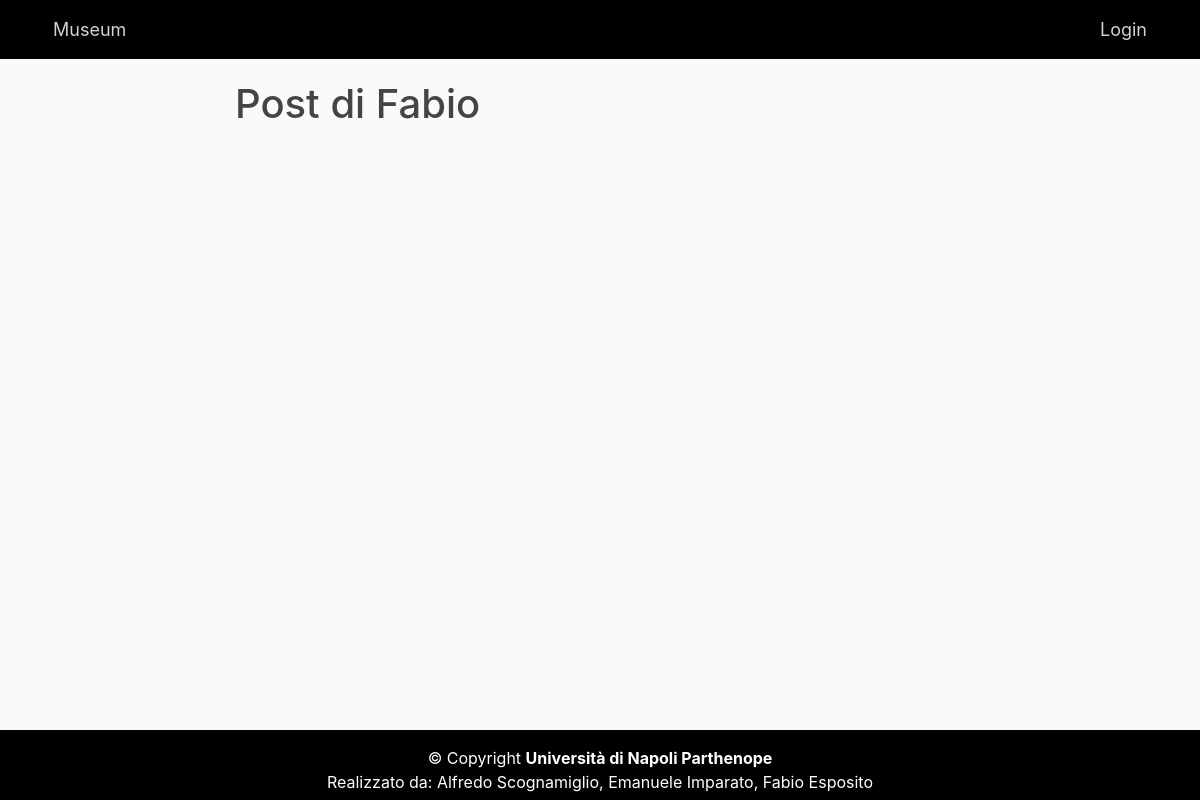
Before: /user/Fabio with the older database file.
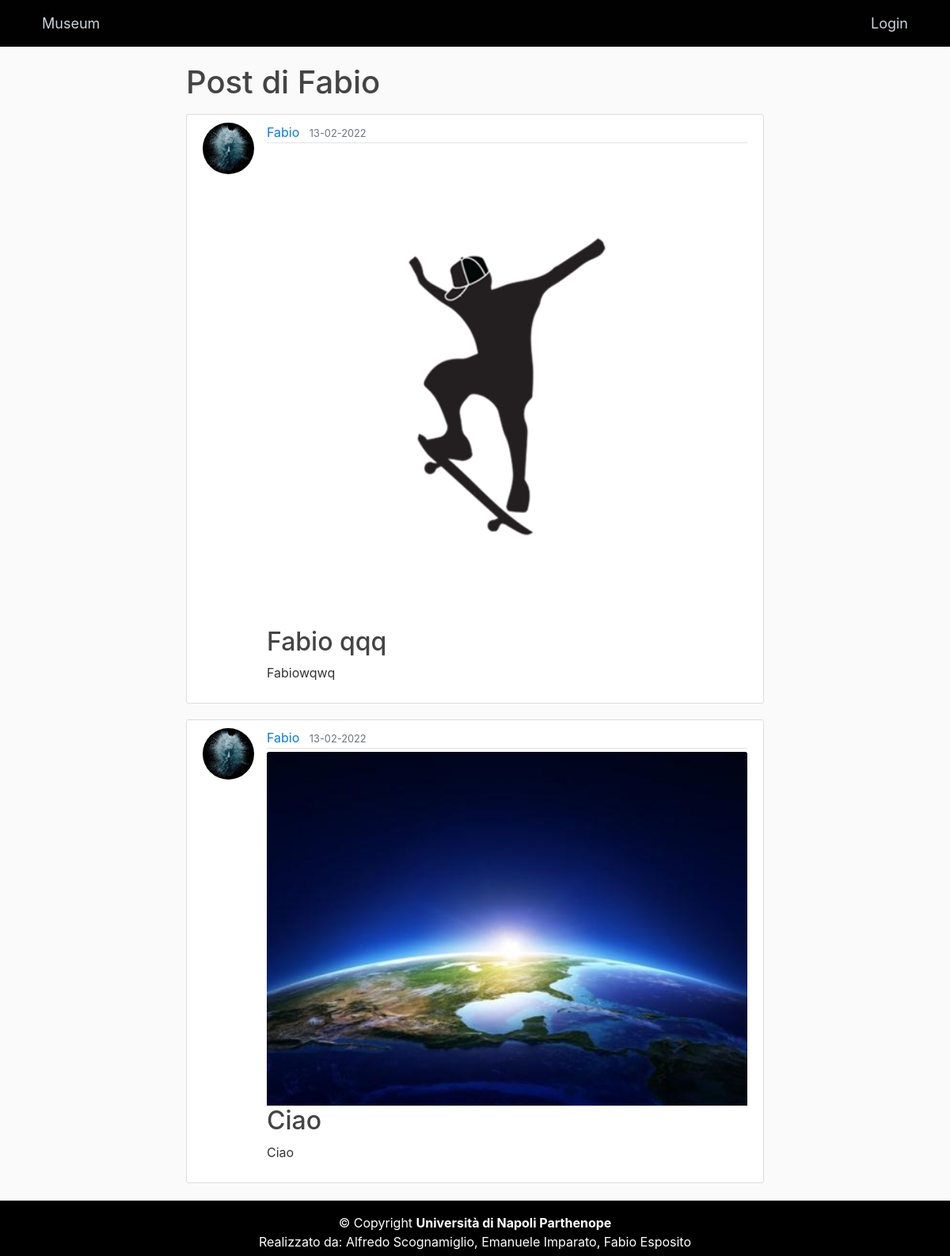
After: the same page with the newer database file.
### MuseumProject/models.py (models this page shows)
class Administrator(db.Model, UserMixin):
    id = db.Column(db.Integer,primary_key=True)
    first_name = db.Column(db.String(20), nullable=False)
    email = db.Column(db.String(45), unique=True, nullable=False)
    password = db.Column(db.String(45), nullable=False)
    image_file = db.Column(db.String(20), nullable=False, default='default.jpg')
    posts = db.relationship('Post', backref='poster', lazy=True)                                #Un Admin può inserire più post (Relazione 1:N)

class Post(db.Model):
    id = db.Column(db.Integer, primary_key=True)
    title = db.Column(db.String(100), nullable=False)
    descrizione = db.Column(db.Text, nullable=False)
    date_posted = db.Column(db.DateTime, nullable=False, default=datetime.utcnow)
    post_image = db.Column(db.String(20), nullable=False, default='defaultPNG.png')
    admin_id = db.Column(db.Integer, db.ForeignKey('administrator.id'), nullable=False)         #Chiave esterna che fa riferimento alla tab.Administrator

### MuseumProject/routes.py (the view)
@app.route("/user/<string:first_name>")
def admin_posts(first_name):
    admin = Administrator.query.filter_by(first_name=first_name).first_or_404()
    posts = Post.query.filter_by(poster=admin)
    return render_template('admin_posts.html', posts=posts, admin=admin)

### MuseumProject/templates/admin_posts.html
{% extends "layout.html" %}
{% block content %}
    <h1 class="mb-3">Post di {{ admin.first_name }}</h1>
    {% for post in posts %}
        <article class="media content-section">
            <img class="rounded-circle article-img" src="{{ url_for('static', filename='images/' + post.poster.image_file) }}">
            <div class="media-body">
                <div class="article-metadata">
                    <a class="mr-2" href="{{ url_for('admin_posts', first_name=post.poster.first_name) }}">{{ post.poster.first_name }}</a>
                    <small class="text-muted">{{ post.date_posted.strftime('%d-%m-%Y') }}</small>
                </div>
                <img src="{{ url_for('static', filename='images/' + post.post_image) }}" class="card-img-top">
                <h2><a class="article-title" href="{{ url_for('post', post_id=post.id) }}">{{ post.title }}</a></h2>
                <p class="article-content">{{ post.descrizione }}</p>
            </div>
            <br><br>
        </article>
    {% endfor %}
{% endblock content %}

### MuseumProject/templates/layout.html (shortened to what this page needs)
<!DOCTYPE html>
<html lang="it">
<head>
    <link rel="stylesheet" href="https://maxcdn.bootstrapcdn.com/bootstrap/4.0.0/css/bootstrap.min.css">
    <link rel="stylesheet" type="text/css" href="{{ url_for('static', filename='main.css') }}">
    <link rel="stylesheet" type="text/css" href="{{ url_for('static', filename='navbar.css') }}">
</head>
<body>
    <header class="site-header">
      <nav class="navbar-mia navbar-expand-md navbar-dark bg-steel fixed-top">
        <div class="container">
          <div class="collapse navbar-collapse" id="navbarToggle">
            <div class="navbar-nav mr-auto">
              <a class="nav-item nav-link" href="{{ url_for('home') }}">Museum</a>
            </div>
            <div class="navbar-nav">
                {% if current_user.is_authenticated %}
                    <a class="nav-item nav-link" href="{{ url_for('new_post') }}">New Post</a>
                    <a class="nav-item nav-link" href="{{ url_for('account') }}">Account</a>
                    <a class="nav-item nav-link" href="{{ url_for('logout') }}">Logout</a>
                {% else %}
                    <a class="nav-item nav-link" href="{{ url_for('login') }}">Login</a>
                {% endif %}
            </div>
          </div>
        </div>
      </nav>
    </header>
    <main role="main" class="container">
      <div class="row justify-content-center">
        <div class="col-md-8">
          {% block content %}{% endblock %}
        <br><br><br>
        </div>
      </div>
    </main>
        <footer class="w3-center w3-black w3-padding-16">
            <div class="copyright">
                 &copy; Copyright <strong><span>Università di Napoli Parthenope</span></strong>
            </div>
            <div>
                 Realizzato da: Alfredo Scognamiglio, Emanuele Imparato, Fabio Esposito
            </div>
        </footer>
</body>
</html>

### MuseumProject/static/main.css (style rules this page uses)
body { background: #fafafa; color: #333333; margin-top: 5rem; }
h1, h2, h3, h4, h5, h6 { color: #444444; }
.bg-steel { background-color: #5f788a; }
.site-header .navbar-nav .nav-link { color: #cbd5db; }
.content-section { background: #ffffff; padding: 10px 20px; border: 1px solid #dddddd; border-radius: 3px; margin-bottom: 20px; }
.article-title { color: #444444; }
.article-content { white-space: pre-line; }
.article-img { height: 65px; width: 65px; margin-right: 16px; }
.article-metadata { padding-bottom: 1px; margin-bottom: 4px; border-bottom: 1px solid #e3e3e3 }
.w3-black { color: white; background-color: black; }
.w3-center { text-align: center!important; position: fixed; height: 70px; background-color: black; bottom: 0px; left: 0px; right: 0px; margin-bottom: 0px; padding-top: 16px!important; padding-bottom: 16px!important; }
.w3-black, .w3-hover-black:hover { color: #fff!important; background-color: black!important; }
.w3-padding-16 { padding-top: 16px!important; padding-bottom: 16px!important; }

### MuseumProject/static/navbar.css (style rules this page uses)
.navbar-mia { width: 100%; overflow: hidden; background-color: #010101; }
.navbar-mia a { float: left; font-size: 18px; color: white; text-align: center; padding: 16px 17px; text-decoration: none; }

Changed rows visible on the page:
now on this page (row edited): Post: image_file (placeholder picture), poster.first_name "Fabio", date_posted "13-02-2022", post_image (picture), title "Fabio qqq", descrizione "Fabiowqwq"
now on this page (row edited): Post: image_file (placeholder picture), poster.first_name "Fabio", date_posted "13-02-2022", post_image (picture), title "Ciao", descrizione "Ciao"
